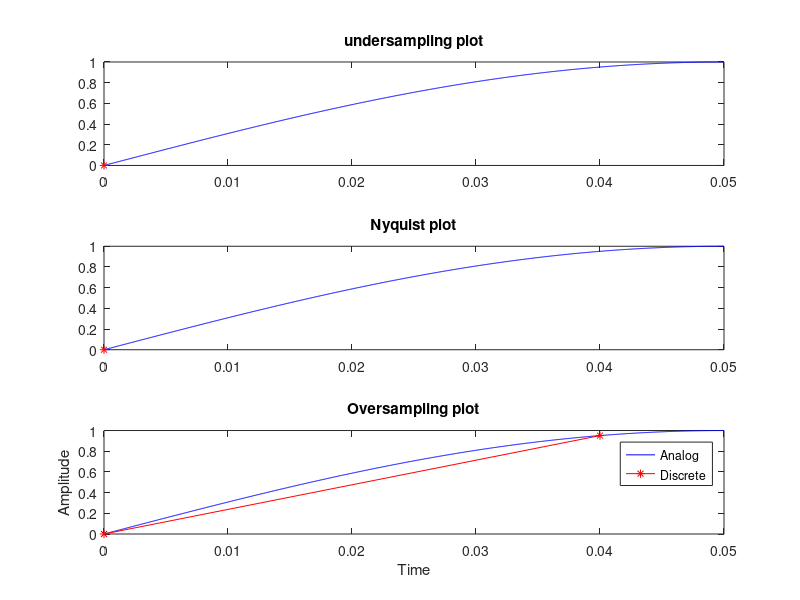

This figure's MATLAB source:
% Clear all previous work
clc;
clear all;

tfinal = 0.05;
t = 0:0.00005:tfinal;
fd = input('Enter analog freuency ');

% Define analog signal for comparison
xt = sin(2 * pi * fd * t);

% Simulate condition for undersampling i.e., fs1<2*fd
fs1 = 1.3 * fd;

% Define the time vector
n1 = 0:1 / fs1:tfinal;

% Generate the undersampled signal
xn = sin(2 * pi * n1 * fd);

% Plot the analog & sampled signals
subplot(3, 1, 1);
plot(t, xt, 'b', n1, xn, 'r*-');
title('undersampling plot');

% Condition for Nyquist plot
fs2 = 2 * fd;
n2 = 0:1 / fs2:tfinal;
xn = sin(2 * pi * fd * n2);
subplot(3, 1, 2);
plot(t, xt, 'b', n2, xn, 'r*-');
title('Nyquist plot');

% Condition for oversampling
fs3 = 5 * fd;
n3 = 0:1 / fs3:tfinal;
xn = sin(2 * pi * fd * n3);
subplot(3, 1, 3);
plot(t, xt, 'b', n3, xn, 'r*-');
title('Oversampling plot');
xlabel('Time');
ylabel('Amplitude');
legend('Analog', 'Discrete');